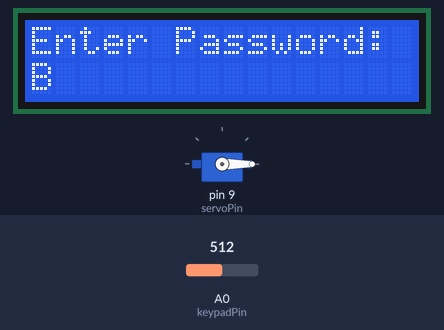
Bench run of a sketch on a simulated Arduino Uno, built with avr-gcc and run on an emulated ATmega328P. On the bench: 16×2 character LCD, servo. The inputs (shaded band) are chosen by the test bench; at power-on: A0 (keypadPin) = 512. EEPROM starts erased.

Above: at 1.2 s.
1.3 s: A0 (keypadPin) set to 793
At 2.4 s:
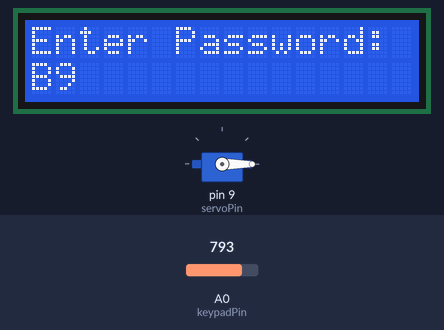
2.8 s: A0 (keypadPin) set to 816
At 3.5 s:
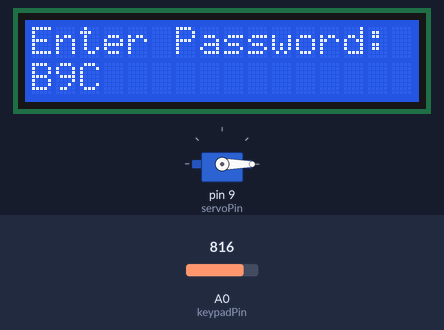
4.3 s: A0 (keypadPin) set to 861
5.8 s: A0 (keypadPin) set to 883
At 6.4 s:
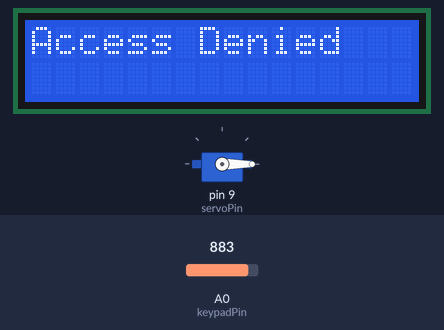
8.8 s: A0 (keypadPin) set to 964
At 9.2 s:
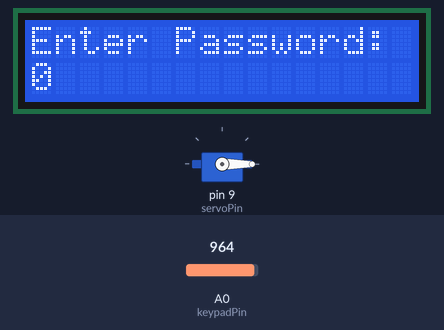
10.3 s: A0 (keypadPin) set to 997
At 11.6 s:
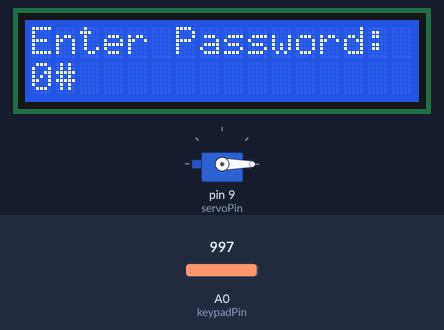
Timing chart, 0 to 12.8 s (numbered marks = the images above; inputs shaded):
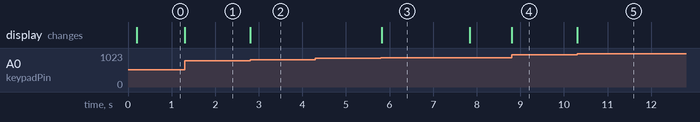

Measured:
- the behaviour switches between 799 and 800 on A0 (keypadPin) (found by bisection; images 1 and 2)
- the behaviour switches between 874 and 875 on A0 (keypadPin) (found by bisection; images 2 and 3)
- the behaviour switches between 979 and 980 on A0 (keypadPin) (found by bisection; images 4 and 5)
- after the input at 1.3 s, the display: changes at once (image 1)
- after the input at 2.8 s, the display: changes at once (image 2)
- after the input at 4.3 s, every drawn part: stays the same
- after the input at 5.8 s, the display: changes at once (image 3)
- after the input at 8.8 s, the display: changes at once (image 4)
- after the input at 10.3 s, the display: changes at once (image 5)

The sketch:

designlab.ino
```cpp
#include <Wire.h>
#include <LiquidCrystal_I2C.h>
#include <EEPROM.h>
#include <Servo.h>

// === LCD Setup ===
LiquidCrystal_I2C lcd(0x27, 16, 2);  // Address 0x27, 16x2 LCD

// === Servo Setup ===
Servo lockServo;
const int servoPin = 9;

// === Keypad Setup ===
const int keypadPin = A0;

// === Password Setup ===
const int passwordLength = 4;
String inputBuffer = "";
String password = "";
bool isChangingPassword = false;

// === Debounce Control ===
char lastKey = '\0';
unsigned long lastDebounceTime = 0;
const unsigned long debounceDelay = 200;

// === EEPROM Functions ===
String readPasswordFromEEPROM() {
  String pwd = "";
  for (int i = 0; i < passwordLength; i++) {
    char c = EEPROM.read(i);
    if (c == 255 || c < 32 || c > 126) return ""; // invalid char check
    pwd += c;
  }
  return pwd;
}

void savePasswordToEEPROM(const String& newPwd) {
  for (int i = 0; i < passwordLength; i++) {
    EEPROM.write(i, newPwd[i]);
  }
}

// === Setup ===
void setup() {
  Serial.begin(9600);

  lcd.begin(16, 2);        // Correct usage for your board
  lcd.backlight();         // Turn on backlight

  lockServo.attach(servoPin);
  lockServo.write(0);      // Locked position

  password = readPasswordFromEEPROM();
  if (password.length() != passwordLength) {
    password = "1234";     // Default password
    savePasswordToEEPROM(password);
  }

  lcd.setCursor(0, 0);
  lcd.print("Enter Password:");
}

// === Main Loop ===
void loop() {
  char key = getKey();

  if (key != '\0' && key != lastKey && millis() - lastDebounceTime > debounceDelay) {
    lastDebounceTime = millis();
    lastKey = key;

    inputBuffer += key;
    lcd.setCursor(0, 1);
    lcd.print(inputBuffer);

    // Handle password change command
    if (inputBuffer.endsWith("*0#") && !isChangingPassword) {
      isChangingPassword = true;
      inputBuffer = "";
      lcd.clear();
      lcd.print("New Password:");
      return;
    }

    // Handle setting new password
    if (isChangingPassword && inputBuffer.length() >= passwordLength) {
      password = inputBuffer;
      savePasswordToEEPROM(password);
      isChangingPassword = false;
      inputBuffer = "";

      lcd.clear();
      lcd.print("Password Changed");
      delay(2000);
      lcd.clear();
      lcd.print("Enter Password:");
      return;
    }

    // Handle normal password check
    if (!isChangingPassword && inputBuffer.length() >= passwordLength) {
      lcd.clear();
      if (inputBuffer == password) {
        lcd.print("Access Granted");
        lockServo.write(90); // Unlock
        delay(3000);
        lockServo.write(0);  // Lock again
      } else {
        lcd.print("Access Denied");
        delay(2000);
      }

      inputBuffer = "";
      lcd.clear();
      lcd.print("Enter Password:");
    }
  }
}

// === Analog Keypad Mapping ===
// You should calibrate these based on your resistor ladder
char getKey() {
  int analogValue = analogRead(keypadPin);

  if (analogValue > 1020) return '\0'; // No key pressed

  if (analogValue < 50) return '1';
  else if (analogValue < 125) return '2';
  else if (analogValue < 200) return '3';
  else if (analogValue < 275) return 'A';
  else if (analogValue < 350) return '4';
  else if (analogValue < 425) return '5';
  else if (analogValue < 500) return '6';
  else if (analogValue < 575) return 'B';
  else if (analogValue < 650) return '7';
  else if (analogValue < 725) return '8';
  else if (analogValue < 800) return '9';
  else if (analogValue < 875) return 'C';
  else if (analogValue < 930) return '*';
  else if (analogValue < 980) return '0';
  else if (analogValue < 1015) return '#';
  else return 'D';
}
```
